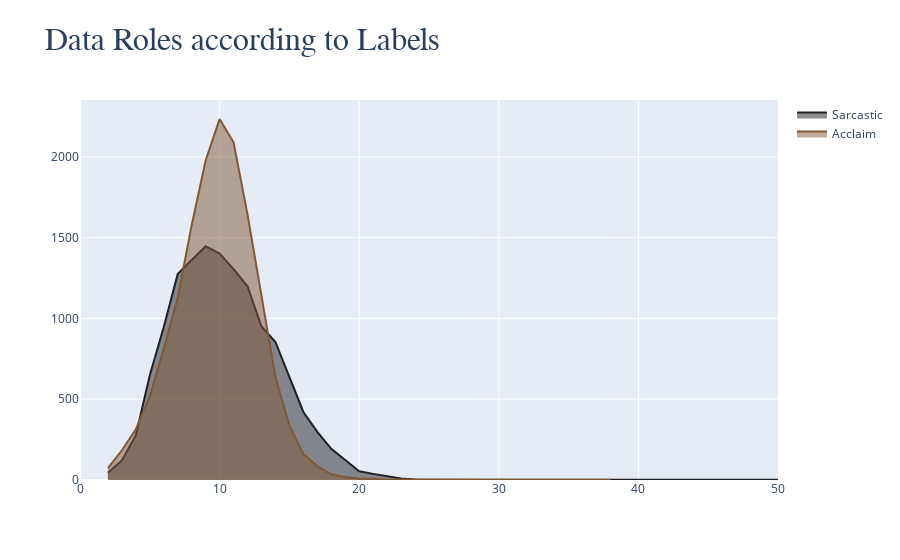

The code cell stored with this chart in its notebook:
### Code cell
sarcastic_data = data[data['is_sarcastic'] == 1]['message_len'].value_counts().sort_index()
not_sarcastic_data = data[data['is_sarcastic'] == 0]['message_len'].value_counts().sort_index()

fig = go.Figure()
fig.add_trace(go.Scatter(
    x=sarcastic_data.index,
    y=sarcastic_data.values,
    name='Sarcastic',
    fill='tozeroy',
    marker_color='#202024',
))
fig.add_trace(go.Scatter(
    x=not_sarcastic_data.index,
    y=not_sarcastic_data.values,
    name='Acclaim',
    fill='tozeroy',
    marker_color='#815836',
))
fig.update_layout(
    title='<span style="font-size:32px; font-family:Times New Roman">Data Roles according to Labels</span>'
)
fig.update_xaxes(range=[0, 50])
fig.show()

### Figure 1 — Plotly figure (JSON) as saved in the notebook; plotly's stock layout.template omitted (floating-point values rounded to 4 significant figures)
{"data": [{"fill": "tozeroy", "marker": {"color": "#202024"}, "name": "Sarcastic", "type": "scatter", "x": [2, 3, 4, 5, 6, 7, 8, 9, 10, 11, 12, 13, 14, 15, 16, 17, 18, 19, 20, 21, 22, 23, 24, 25, 26, 27, 28, 29, 30, 31, 39, 151], "y": [45, 121, 277, 648, 947, 1274, 1362, 1446, 1402, 1305, 1199, 950, 854, 632, 421, 298, 193, 124, 54, 38, 22, 9, 3, 1, 1, 2, 1, 1, 1, 1, 1, 1]}, {"fill": "tozeroy", "marker": {"color": "#815836"}, "name": "Acclaim", "type": "scatter", "x": [2, 3, 4, 5, 6, 7, 8, 9, 10, 11, 12, 13, 14, 15, 16, 17, 18, 19, 20, 21, 22, 23, 24, 27, 28, 29, 34, 38], "y": [73, 184, 314, 517, 812, 1128, 1577, 1977, 2234, 2090, 1644, 1134, 637, 337, 160, 86, 35, 18, 8, 8, 2, 3, 2, 1, 1, 1, 1, 1]}], "layout": {"title": {"text": "<span style=\"font-size:32px; font-family:Times New Roman\">Data Roles according to Labels</span>"}, "xaxis": {"range": [0, 50]}}}
